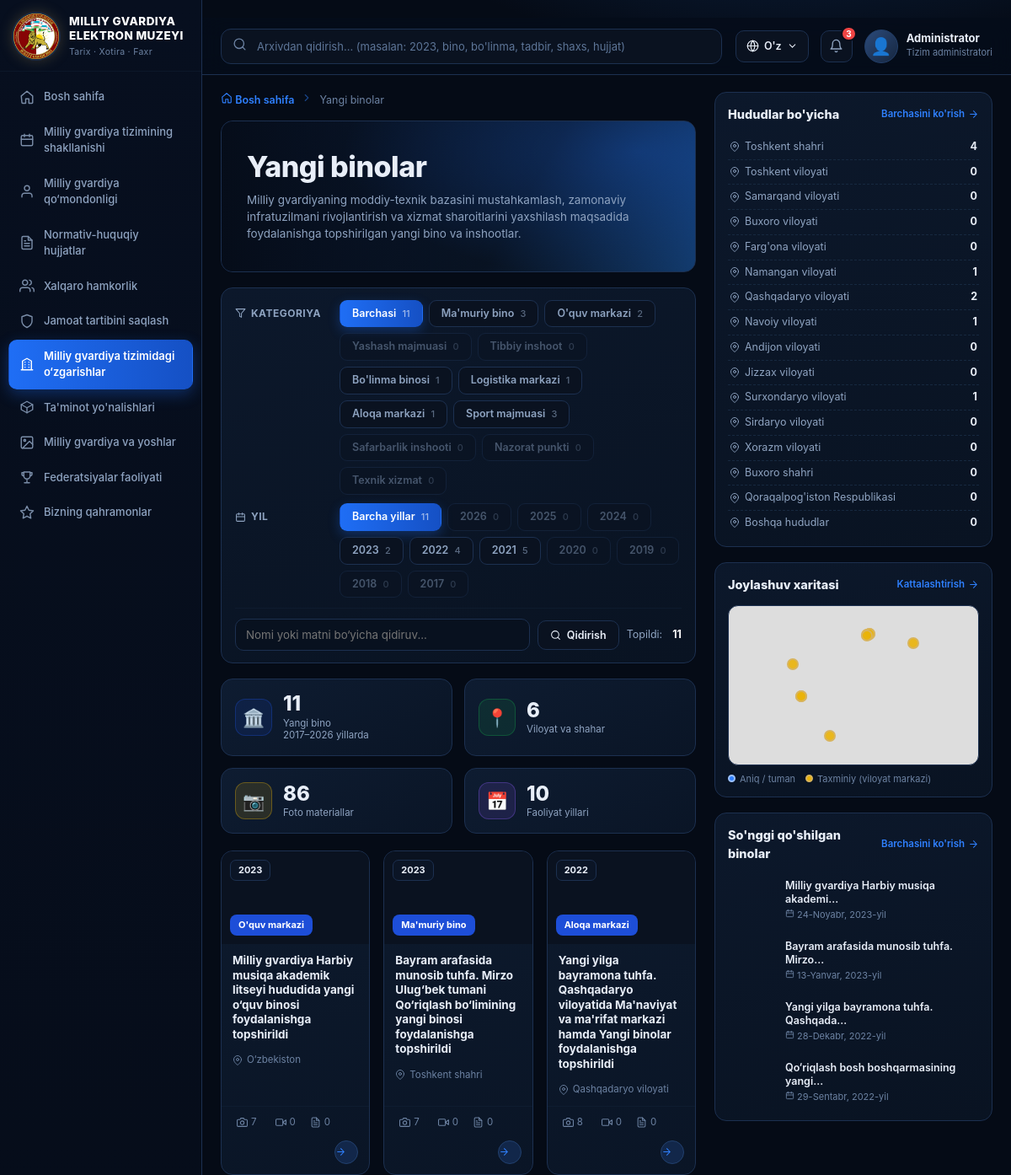
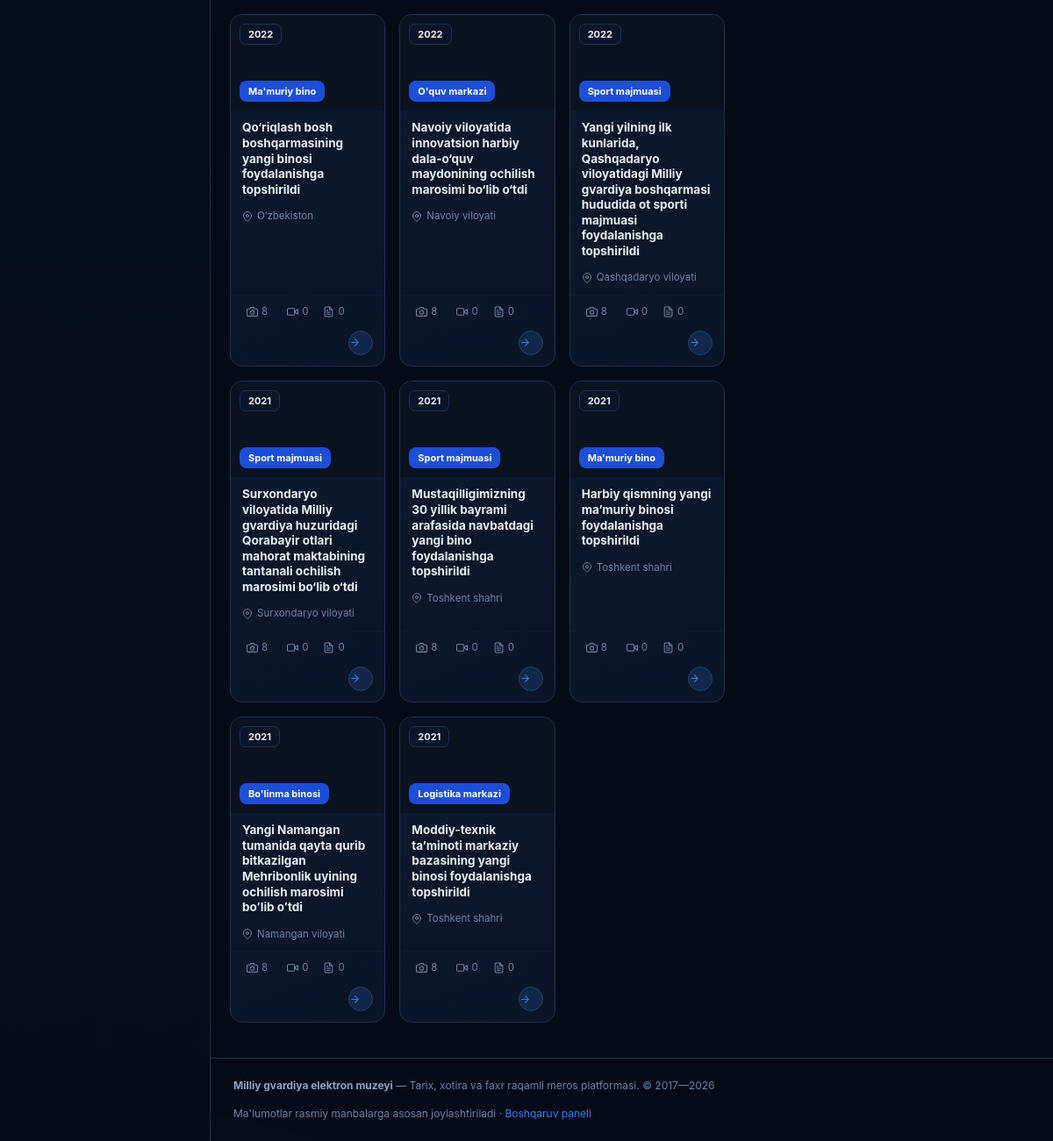
Screenshot of /binolar/ with the database file from the repository (2 pictures, top to bottom).
### core/models.py (models this page shows, shortened)
class TimeStampedModel(models.Model):
    created_at = models.DateTimeField("Yaratilgan sana", auto_now_add=True)
    updated_at = models.DateTimeField("Yangilangan sana", auto_now=True)
    class Meta:
        abstract = True

class Direction(TimeStampedModel):
    number = models.PositiveIntegerField("Raqam", unique=True)
    title = models.CharField("Nomi", max_length=255)
    description = models.TextField("Tavsif", blank=True)
    icon = models.CharField("Belgi (svg nomi)", max_length=40, default="star")
    url = models.CharField(
        "Havola (URL nomi)", max_length=100, blank=True, default="core:yonalishlar",
    )
    class Meta:
        verbose_name = "Yo'nalish"
        verbose_name_plural = "Yo'nalishlar"
        ordering = ["number"]

class Building(TimeStampedModel):
    BUILDING_TYPES = [
        ("mamuriy", "Ma'muriy bino"),
        ("quv_markaz", "O'quv markazi"),
        ("yashash", "Yashash majmuasi"),
        ("tibbiy", "Tibbiy inshoot"),
        ("bolinma", "Bo'linma binosi"),
        ("logistika", "Logistika markazi"),
        ("aloqa", "Aloqa markazi"),
        ("sport", "Sport majmuasi"),
        ("safarbarlik", "Safarbarlik inshooti"),
        ("nazorat", "Nazorat punkti"),
        ("texnik", "Texnik xizmat"),
    ]
    title = models.CharField("Bino nomi", max_length=255)
    slug = models.SlugField(max_length=280, unique=True, blank=True)
    building_type = models.CharField("Turi", max_length=40, choices=BUILDING_TYPES, default="mamuriy")
    year = models.PositiveIntegerField("Topshirilgan yil", default=2023)
    handover_date = models.DateField("Topshirilgan sana", null=True, blank=True)
    address = models.CharField("Manzil", max_length=255, blank=True)
    region = models.ForeignKey(
        Region, verbose_name="Hudud", on_delete=models.SET_NULL, null=True, blank=True,
        related_name="buildings",
    )
    department = models.ForeignKey(
        Department, verbose_name="Tegishli bo'linma", on_delete=models.SET_NULL,
        null=True, blank=True, related_name="buildings",
    )
    area_m2 = models.PositiveIntegerField("Bino maydoni, m²", default=0)
    cost = models.DecimalField("Qurilish qiymati, mlrd so'm", max_digits=12, decimal_places=2, default=0)
    capacity = models.PositiveIntegerField("Xizmat o'rinlari", default=0)
    description = models.TextField("Tavsif", blank=True)
    image = models.ImageField("Asosiy rasm", upload_to="buildings/", blank=True)
    photo_count = models.PositiveIntegerField("Foto", default=0)
    video_count = models.PositiveIntegerField("Video", default=0)
    doc_count = models.PositiveIntegerField("Hujjat", default=0)
    views = models.PositiveIntegerField("Ko'rishlar", default=0)
    is_active = models.BooleanField("Foydalanishga topshirilgan", default=True)
    order = models.PositiveIntegerField("Tartib", default=0)
    source_url = models.URLField("Manba havolasi", blank=True)
    latitude = models.DecimalField("Kenglik (latitude)", max_digits=9, decimal_places=6, null=True, blank=True,
                                   help_text="Masalan: 41.311081. Google Maps'da joyga o'ng tugma bosib nusxa olish mumkin.")
    longitude = models.DecimalField("Uzunlik (longitude)", max_digits=9, decimal_places=6, null=True, blank=True,
                                    help_text="Masalan: 69.240562")
    LOCATION_PRECISION = [("aniq", "Aniq manzil"), ("tuman", "Tuman markazi"), ("viloyat", "Viloyat / shahar markazi (taxminiy)")]
    location_precision = models.CharField("Joylashuv aniqligi", max_length=10, choices=LOCATION_PRECISION, default="aniq")
    photos = GenericRelation(Photo)
    videos = GenericRelation("Video")
    class Meta:
        verbose_name = "Yangi bino"
        verbose_name_plural = "Yangi binolar"
        ordering = ["-year", "order", "title"]
    def get_absolute_url(self):
        return reverse("core:bino_detail", kwargs={"slug": self.slug})

class Region(models.Model):
    name = models.CharField("Nomi", max_length=120, unique=True)
    slug = models.SlugField(max_length=140, unique=True, blank=True)
    order = models.PositiveIntegerField("Tartib", default=0)
    is_other = models.BooleanField("Boshqa hududlar", default=False)
    class Meta:
        verbose_name = "Hudud"
        verbose_name_plural = "Hududlar"
        ordering = ["order", "name"]

### core/views.py (the view)
# urls.py: path("binolar/", views.binolar, name="binolar"),
def binolar(request):
    qs = Building.objects.all()
    years = _years()
    q = request.GET.get("q", "").strip()
    if q:
        qs = qs.filter(search_q(["title", "address", "description"], q, getattr(request, "LANGUAGE_CODE", "uz")))
    qs, flt = _filters(request, qs, "building_type", Building.BUILDING_TYPES)
    active_year, turi = flt["active_year"], flt["active_cat"]
    ctx = {
        **flt,
        "active": "binolar",
        "page": _page(request, qs),
        "years": years,
        "active_year": active_year,
        "buildings_total": Building.objects.count(),
        "regions_count": Building.objects.values("region").distinct().count(),
        "capacity_total": sum(b.capacity for b in Building.objects.all()),
        "cost_total": sum(b.cost for b in Building.objects.all()),
        "photos_total": sum(b.photo_count for b in Building.objects.all()),
        "year_min": min(years) if years else "",
        "year_max": max(years) if years else "",
        "regions": _regions_with_counts(Building),
        "map_buildings": list(qs),
        "latest": Building.objects.order_by("-handover_date")[:4],
        "types": Building.BUILDING_TYPES,
        "q": q,
        "turi": turi,
    }
    return render(request, "core/binolar.html", ctx)

### core/templates/core/binolar.html (shortened to what this page needs)
{% extends "base.html" %}
{% load mg_tags humanize %}
{% block breadcrumb %}
<nav class="breadcrumb">
  <a href="{% url 'core:home' %}">{% svg 'home' 13 %} Bosh sahifa</a>
  <span class="breadcrumb__sep">{% svg 'chev' 12 %}</span>
  <span>Yangi binolar</span>
</nav>
{% endblock %}
{% block content %}
<section class="hero">
  <h1 class="page-title">Yangi binolar</h1>
  <p class="page-sub">Milliy gvardiyaning moddiy-texnik bazasini mustahkamlash, zamonaviy infratuzilmani rivojlantirish va xizmat sharoitlarini yaxshilash maqsadida foydalanishga topshirilgan yangi bino va inshootlar.</p>
</section>
{% include "includes/list_filters.html" %}
<div class="stats">
  <div class="stat">
    <div class="stat__icon" style="background:#1d4ed822;border:1px solid #1d4ed855">🏛️</div>
    <div><div class="stat__value">{{ buildings_total }}</div><div class="stat__label">Yangi bino<br>{{ year_min }}–{{ year_max }} yillarda</div></div>
  </div>
  <div class="stat">
    <div class="stat__icon" style="background:#16a34a22;border:1px solid #16a34a55">📍</div>
    <div><div class="stat__value">{{ regions_count }}</div><div class="stat__label">Viloyat va shahar</div></div>
  </div>
  <div class="stat">
    <div class="stat__icon" style="background:#eab30822;border:1px solid #eab30855">📷</div>
    <div><div class="stat__value">{{ photos_total|intcomma }}</div><div class="stat__label">Foto materiallar</div></div>
  </div>
  <div class="stat">
    <div class="stat__icon" style="background:#8b5cf622;border:1px solid #8b5cf655">📅</div>
    <div><div class="stat__value">{{ years|length }}</div><div class="stat__label">Faoliyat yillari</div></div>
  </div>
</div>
<div class="grid grid--4">
  {% for b in page %}
  <a class="card" href="{{ b.get_absolute_url }}">
    <div class="card__media">
      <div class="ph" style="background:{% if b.image %}url('{{ b.image.url }}') center/cover{% else %}{{ b.title|gradient }}{% endif %}"></div>
      <span class="card__year">{{ b.year }}</span>
      <span class="card__type" style="background:#1d4ed8">{{ b.get_building_type_display }}</span>
    </div>
    <div class="card__body">
      <div class="card__title">{{ b.title }}</div>
    </div>
    <div class="card__loc">{% svg 'pin' 12 %} {{ b.address|default:b.region|default:"O‘zbekiston" }}</div>
    <div class="card__meta">
      <span class="album-open" data-album="{{ b|album_ref }}?tur=foto" title="Fotoalbomni ochish">{% svg 'camera' 12 %} {{ b|album_n }}</span>
      <span class="album-open" data-album="{{ b|album_ref }}?tur=video" title="Videoalbomni ochish">{% svg 'video' 12 %} {{ b|album_n:"video" }}</span>
      <span>{% svg 'file' 12 %} {{ b.doc_count }}</span>
      <span class="push card__arrow">{% svg 'arrow' 13 %}</span>
    </div>
  </a>
  {% empty %}
  <div class="empty" style="grid-column:1/-1"><div class="empty__icon">🏗️</div>Bino topilmadi</div>
  {% endfor %}
</div>
{% endblock %}
{% block rightbar %}
<aside class="rpanel">
  <div class="panel">
    <div class="panel__head">
      <div class="panel__title">Hududlar bo'yicha</div>
      <a class="panel__more" href="?">Barchasini ko'rish {% svg 'arrow' 13 %}</a>
    </div>
    {% for r in regions %}
      <div class="region-row"><span>{% svg 'pin' 12 %} {{ r.name }}</span><b>{{ r.count }}</b></div>
    {% endfor %}
  </div>
  <div class="panel">
    <div class="panel__head">
      <div class="panel__title">Joylashuv xaritasi</div>
      <a class="panel__more" href="#" data-map-expand="buildingsMap">Kattalashtirish {% svg 'arrow' 13 %}</a>
    </div>
    {% include "includes/building_map.html" with points=map_buildings map_id="buildingsMap" height="190px" %}
  </div>
  <div class="panel">
    <div class="panel__head">
      <div class="panel__title">So'nggi qo'shilgan binolar</div>
      <a class="panel__more" href="?">Barchasini ko'rish {% svg 'arrow' 13 %}</a>
    </div>
    <div class="mini-list">
      {% for b in latest %}
      <a class="mini" href="{{ b.get_absolute_url }}">
        <span class="mini__img ph" style="background:{% if b.image %}url('{{ b.image.url }}') center/cover{% else %}{{ b.title|gradient }}{% endif %}"></span>
        <span>
          <div class="mini__title">{{ b.title|truncatechars:38 }}</div>
          <div class="mini__sub">{% svg 'calendar' 11 %} {{ b.handover_date|default:b.year }}</div>
        </span>
      </a>
      {% endfor %}
    </div>
  </div>
</aside>
{% endblock %}
{% block scripts %}{% include "includes/building_map_assets.html" %}{% endblock %}

### core/templates/base.html (shortened to what this page needs)
{% load static %}{% load mg_tags %}<!DOCTYPE html>
<html lang="uz">
<head>
  <link rel="stylesheet" href="{% static 'css/style.css' %}?v=20261107l">
</head>
<body>
{% if active == 'landing' %}
  {% block landing %}{% endblock %}
{% else %}
<aside class="sidebar" id="sidebar">
  <a class="brand" href="{% url 'core:home' %}">
    <div class="brand__logo"><img src="{% static 'img/ico.png' %}"></div>
    <div class="brand__text">
      <div class="brand__title">Milliy gvardiya<br>elektron muzeyi</div>
      <div class="brand__subtitle">Tarix · Xotira · Faxr</div>
    </div>
  </a>
  <nav class="nav">
    {% for item in MENU %}
      {% with url_name=item.url|split:':' %}
      <a class="nav__item{% if active == url_name.1 %} is-active{% endif %}" href="{% url item.url %}">
        {% svg item.icon %} <span>{{ item.name }}</span>
      </a>
      {% endwith %}
    {% endfor %}
  </nav>
</aside>
<div class="shell">
  <header class="header">
    <form class="search" action="{% url 'core:qidiruv' %}" method="get">
      <span class="search__icon">{% svg 'search' 17 %}</span>
      <input type="search" name="q" value="{{ request.GET.q|default:'' }}" placeholder="Arxivdan qidirish... (masalan: 2023, bino, bo'linma, tadbir, shaxs, hujjat)">
    </form>
    <div class="header__right">
      <div class="lang-wrap" id="langWrap">
        <button class="lang" type="button" id="langBtn" aria-haspopup="true" aria-expanded="false">{% svg 'globe' 15 %} {{ CURRENT_LANG_SHORT }} {% svg 'chevD' 13 %}</button>
      </div>
      <button class="bell" title="Bildirishnomalar">{% svg 'bell' 17 %}<span class="bell__count">3</span></button>
      <div class="user">
        <div class="user__avatar">👤</div>
        <div class="user__meta">
          <div class="user__name">Administrator</div>
          <div class="user__role">Tizim administratori</div>
        </div>
      </div>
    </div>
  </header>
  <main class="layout{% block layout_class %}{% endblock %}">
    <div>
      {% block breadcrumb %}{% endblock %}
      {% block content %}{% endblock %}
    </div>
    {% block rightbar %}{% endblock %}
  </main>
  <footer class="footer">
    <div><b>Milliy gvardiya elektron muzeyi</b> — Tarix, xotira va faxr raqamli meros platformasi. © 2017—2026</div>
    <div>Ma'lumotlar rasmiy manbalarga asosan joylashtiriladi · <a href="/admin/" class="text-accent">Boshqaruv paneli</a></div>
  </footer>
</div>
{% block scripts %}{% endblock %}
{% endif %}
</body>
</html>

### core/templates/includes/icon.html
{% if path %}
<svg width="{{ size|default:18 }}" height="{{ size|default:18 }}" viewBox="0 0 24 24" fill="none" stroke="currentColor" stroke-width="1.9" stroke-linecap="round" stroke-linejoin="round" aria-hidden="true">{{ path|safe }}</svg>
{% else %}
<svg width="{{ size|default:18 }}" height="{{ size|default:18 }}" viewBox="0 0 24 24" fill="none" stroke="currentColor" stroke-width="1.9" stroke-linecap="round" stroke-linejoin="round" aria-hidden="true"><circle cx="12" cy="12" r="9"/></svg>
{% endif %}

### core/templates/includes/list_filters.html (shortened to what this page needs)
{% load mg_tags %}
<div class="fbox">
  {% if cat_options %}
  <div class="fbox__row">
    <span class="fbox__label">{% svg 'filter' 13 %} {{ cat_title|default:"Kategoriya" }}</span>
    <div class="fbox__chips">
      {% if not cat_default %}<a class="chip{% if not active_cat %} is-active{% endif %}" href="{% filter_url cat_param '' %}">Barchasi <span class="chip__n">{{ cat_total }}</span></a>{% endif %}
      {% for c in cat_options %}
        <a class="chip{% if active_cat == c.value|stringformat:'s' %} is-active{% endif %}{% if not c.count %} is-empty{% endif %}" href="{% if cat_default %}{% filter_url cat_param c.value 'yil' '' %}{% else %}{% filter_url cat_param c.value %}{% endif %}">{{ c.label }} <span class="chip__n">{{ c.count }}</span></a>
      {% endfor %}
    </div>
  </div>
  {% endif %}
  {% if year_options %}
  <div class="fbox__row">
    <span class="fbox__label">{% svg 'calendar' 13 %} Yil</span>
    <div class="fbox__chips">
      <a class="chip{% if not active_year %} is-active{% endif %}" href="{% filter_url 'yil' '' %}">Barcha yillar <span class="chip__n">{{ year_total }}</span></a>
      {% for y in year_options %}
        <a class="chip{% if y.value == active_year %} is-active{% endif %}{% if not y.count %} is-empty{% endif %}" href="{% filter_url 'yil' y.value %}">{{ y.value }} <span class="chip__n">{{ y.count }}</span></a>
      {% endfor %}
    </div>
  </div>
  {% endif %}
  <form method="get" class="fbox__search">
    <input type="search" name="q" value="{{ q }}" placeholder="{{ search_placeholder|default:'Nomi yoki matni bo‘yicha qidiruv...' }}">
    <button class="btn" type="submit">{% svg 'search' 13 %} Qidirish</button>
    <span class="fbox__result">Topildi: <b>{{ filtered_total }}</b>
    </span>
  </form>
</div>

### core/templates/includes/pagination.html (shortened to what this page needs)
{% load mg_tags %}

### core/templates/includes/building_map.html (shortened to what this page needs)
{% load mg_tags %}
<div class="map-live" id="{{ map_id }}" style="height:{{ height|default:'150px' }}" data-points="{{ points|map_points }}">
</div>
<div class="map-legend">
  <span><i class="map-legend__dot"></i> Aniq / tuman</span>
  <span><i class="map-legend__dot map-legend__dot--approx"></i> Taxminiy (viloyat markazi)</span>
</div>

### core/templates/includes/building_map_assets.html (shortened to what this page needs)
<link rel="stylesheet" href="https://unpkg.com/leaflet@1.9.4/dist/leaflet.css">

### rows the page displays
Direction: url "core:yillar" (drawn), name "Milliy gvardiya tizimining shakllanishi"
Direction: url "core:shaxslar" (drawn), name "Milliy gvardiya qo‘mondonligi"
Direction: url "core:hujjatlar" (drawn), name "Normativ-huquqiy hujjatlar"
Direction: url "core:tadbirlar" (drawn), name "Xalqaro hamkorlik"
Direction: url "core:jamoat" (drawn), name "Jamoat tartibini saqlash"
Direction: url "core:binolar" (drawn), name "Milliy gvardiya tizimidagi o‘zgarishlar"
Direction: url "core:talim" (drawn), name "Ta'minot yo'nalishlari"
Direction: url "core:galereya" (drawn), name "Milliy gvardiya va yoshlar"
Direction: url "core:galabalar" (drawn), name "Federatsiyalar faoliyati"
Direction: url "core:qahramonlar" (drawn), name "Bizning qahramonlar"
Building: year "2023", building_type "O'quv markazi", title "Milliy gvardiya Harbiy musiqa akademik litseyi hududida yangi o‘quv binosi foydalanishga topshirildi", {{ size|default:18 }} 12 (drawn), address "O‘zbekiston", id+image "7", id "0", doc_count "0", title "Milliy gvardiya Harbiy musiqa akademi…", {{ size|default:18 }} 11 (drawn), handover_date "24-Noyabr, 2023-yil"
Building: year "2023", building_type "Ma'muriy bino", title "Bayram arafasida munosib tuhfa. Mirzo Ulug‘bek tumani Qo‘riqlash bo‘limining yangi binosi foydalanishga topshirildi", {{ size|default:18 }} 12 (drawn), address "Toshkent shahri", id+image "7", id "0", doc_count "0", title "Bayram arafasida munosib tuhfa. Mirzo…", {{ size|default:18 }} 11 (drawn), handover_date "13-Yanvar, 2023-yil"
Building: year "2022", building_type "Aloqa markazi", title "Yangi yilga bayramona tuhfa. Qashqadaryo viloyatida Ma'naviyat va ma'rifat markazi hamda Yangi binolar foydalanishga topshirildi", {{ size|default:18 }} 12 (drawn), address "Qashqadaryo viloyati", id+image "8", id "0", doc_count "0", title "Yangi yilga bayramona tuhfa. Qashqada…", {{ size|default:18 }} 11 (drawn), handover_date "28-Dekabr, 2022-yil"
Building: year "2022", building_type "Ma'muriy bino", title "Qo‘riqlash bosh boshqarmasining yangi binosi foydalanishga topshirildi", {{ size|default:18 }} 12 (drawn), address "O‘zbekiston", id+image "8", id "0", doc_count "0", title "Qo‘riqlash bosh boshqarmasining yangi…", {{ size|default:18 }} 11 (drawn), handover_date "29-Sentabr, 2022-yil"
Building: year "2022", building_type "O'quv markazi", title "Navoiy viloyatida innovatsion harbiy dala-o‘quv maydonining ochilish marosimi bo‘lib o‘tdi", {{ size|default:18 }} 12 (drawn), address "Navoiy viloyati", id+image "8", id "0", doc_count "0"
Building: year "2022", building_type "Sport majmuasi", title "Yangi yilning ilk kunlarida, Qashqadaryo viloyatidagi Milliy gvardiya boshqarmasi hududida ot sporti majmuasi foydalanishga topshirildi", {{ size|default:18 }} 12 (drawn), address "Qashqadaryo viloyati", id+image "8", id "0", doc_count "0"
Building: year "2021", building_type "Sport majmuasi", title "Surxondaryo viloyatida Milliy gvardiya huzuridagi Qorabayir otlari mahorat maktabining tantanali ochilish marosimi bo‘lib o‘tdi", {{ size|default:18 }} 12 (drawn), address "Surxondaryo viloyati", id+image "8", id "0", doc_count "0"
Building: year "2021", building_type "Sport majmuasi", title "Mustaqilligimizning 30 yillik bayrami arafasida navbatdagi yangi bino foydalanishga topshirildi", {{ size|default:18 }} 12 (drawn), address "Toshkent shahri", id+image "8", id "0", doc_count "0"
Building: year "2021", building_type "Ma'muriy bino", title "Harbiy qismning yangi maʼmuriy binosi foydalanishga topshirildi", {{ size|default:18 }} 12 (drawn), address "Toshkent shahri", id+image "8", id "0", doc_count "0"
Building: year "2021", building_type "Bo'linma binosi", title "Yangi Namangan tumanida qayta qurib bitkazilgan Mehribonlik uyining ochilish marosimi boʻlib oʻtdi", {{ size|default:18 }} 12 (drawn), address "Namangan viloyati", id+image "8", id "0", doc_count "0"
Building: year "2021", building_type "Logistika markazi", title "Moddiy-texnik taʼminoti markaziy bazasining yangi binosi foydalanishga topshirildi", {{ size|default:18 }} 12 (drawn), address "Toshkent shahri", id+image "8", id "0", doc_count "0"
Region: name "Toshkent shahri"
Region: name "Toshkent viloyati"
Region: name "Samarqand viloyati"
Region: name "Buxoro viloyati"
Region: name "Farg'ona viloyati"
Region: name "Namangan viloyati"
Region: name "Qashqadaryo viloyati"
Region: name "Navoiy viloyati"
Region: name "Andijon viloyati"
Region: name "Jizzax viloyati"
Region: name "Surxondaryo viloyati"
Region: name "Sirdaryo viloyati"
Region: name "Xorazm viloyati"
Region: name "Buxoro shahri"
Region: name "Qoraqalpog'iston Respublikasi"
Region: name "Boshqa hududlar"

### other values shown
{{ item.name }} "Bosh sahifa"
{{ CURRENT_LANG_SHORT }} "O'z"
{{ cat_title|default:"Kategoriya" }} "KATEGORIYA"
{{ cat_total }} "11"
{{ c.label }} "Ma'muriy bino" "O'quv markazi" "Yashash majmuasi" "Tibbiy inshoot" "Bo'linma binosi" "Logistika markazi" "Aloqa markazi" "Sport majmuasi" "Safarbarlik inshooti" "Nazorat punkti" "Texnik xizmat"
{{ c.count }} "3" "2" "0" "0" "1" "1" "1" "3" "0" "0" "0"
{{ year_total }} "11"
{{ y.value }} "2026" "2025" "2024" "2023" "2022" "2021" "2020" "2019" "2018" "2017"
{{ y.count }} "0" "0" "0" "2" "4" "5" "0" "0" "0" "0"
{{ filtered_total }} "11"
{{ buildings_total }} "11"
{{ year_min }} "2017"
{{ year_max }} "2026"
{{ regions_count }} "6"
{{ photos_total|intcomma }} "86"
